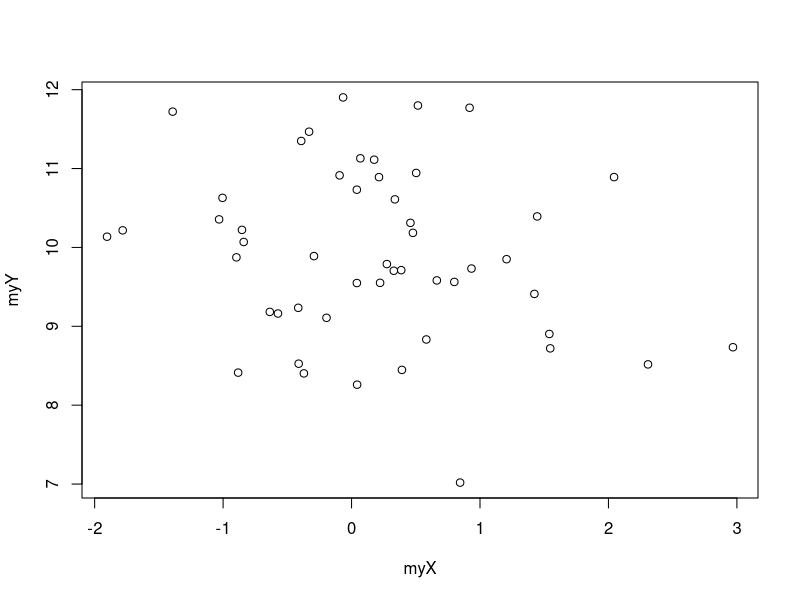
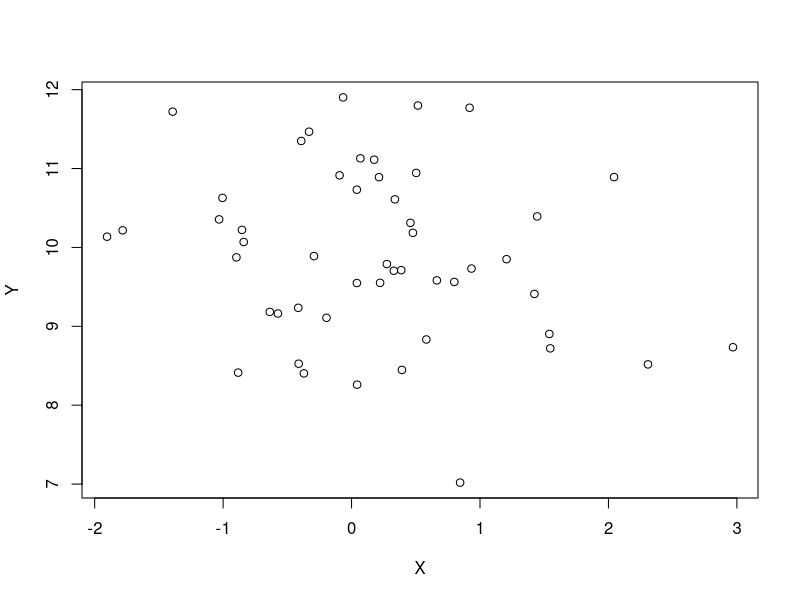
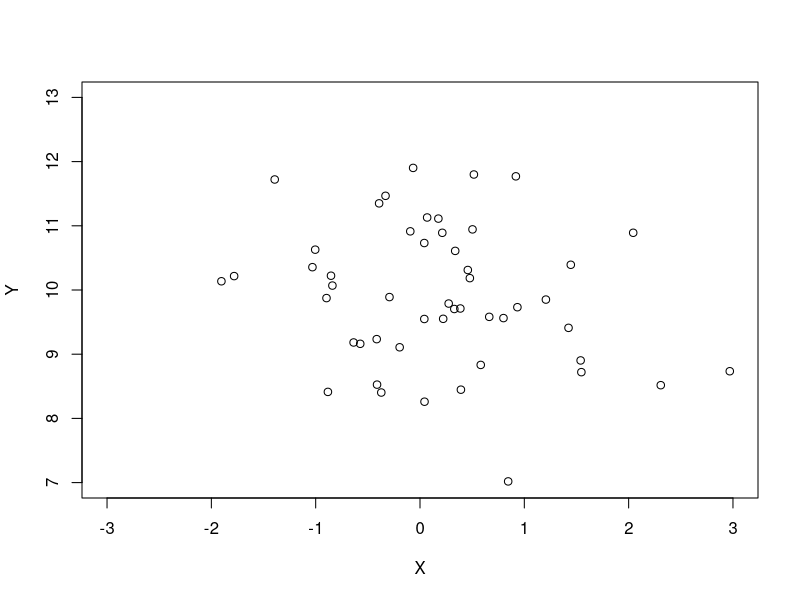
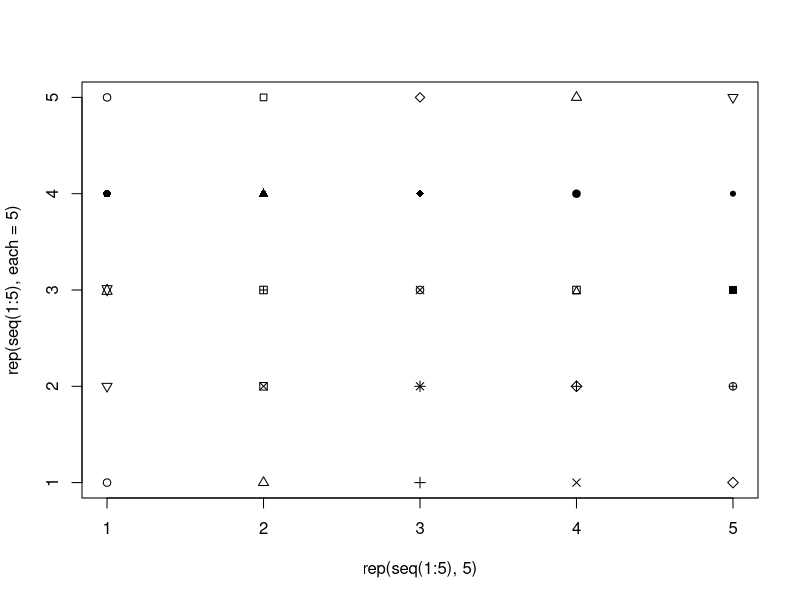
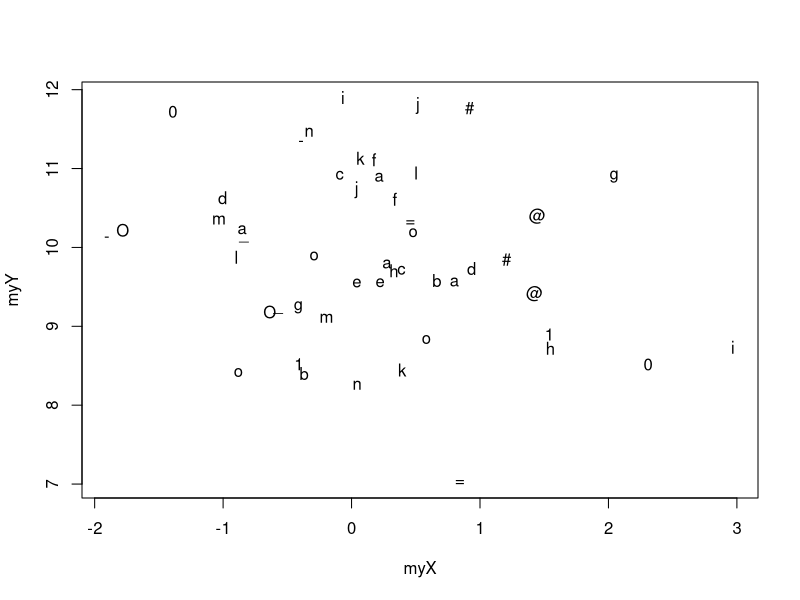
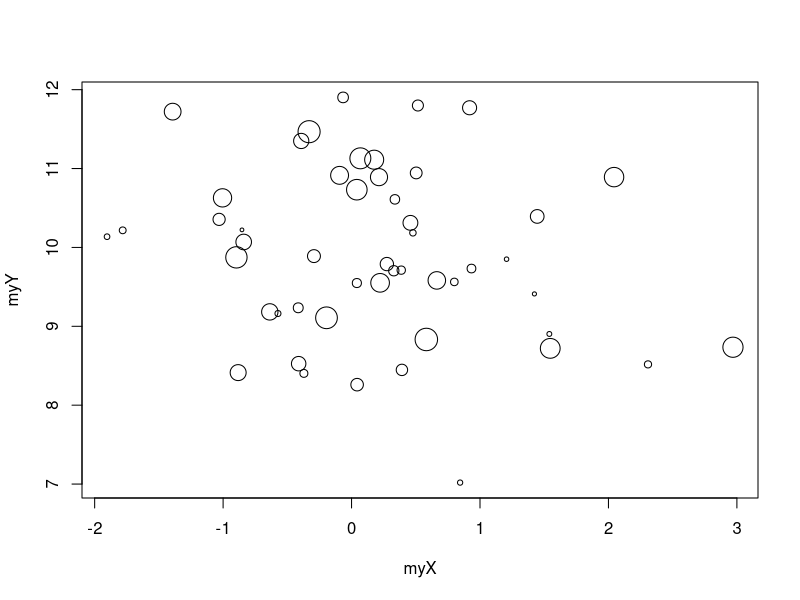
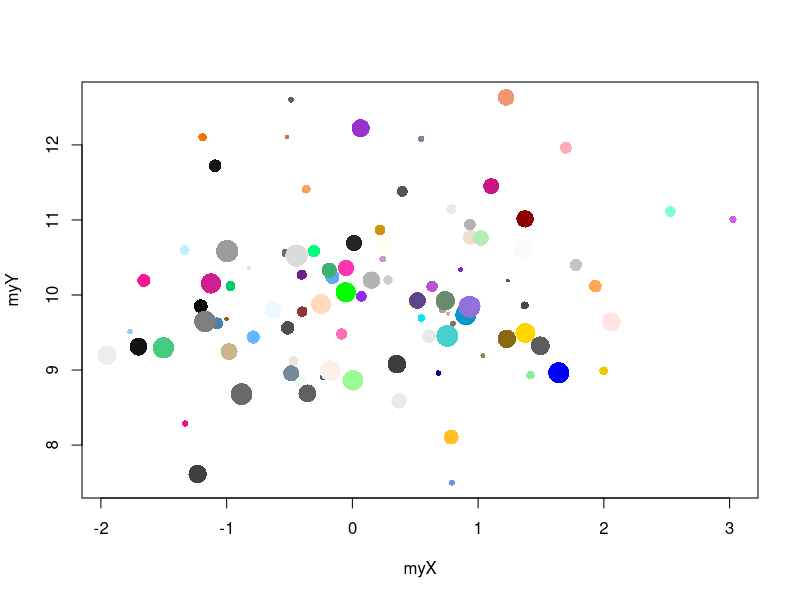
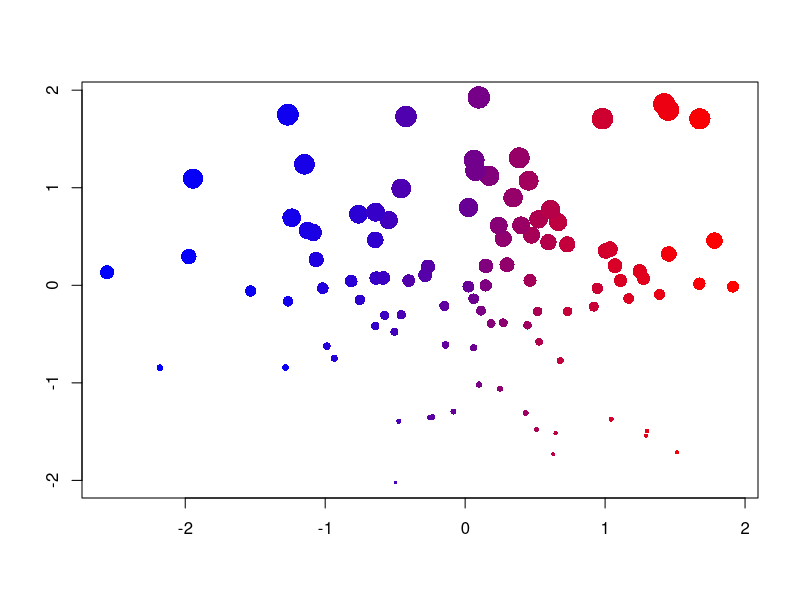

Recreate these plots in R, in order.
## ---- chunk 1
myX <- rnorm(50, mean = 0, sd = 1) # tirage aléatoire dans un loi Normale
myY <- rnorm(50, mean = 10, sd = 1) # tirage aléatoire dans un loi Normale
plot(x = myX, y = myY)
## ---- chunk 2
plot(x = myX, y = myY, 
  xlab = "X", ylab = "Y")
## ---- chunk 3
plot(x = myX, y = myY, 
  xlab = "X", ylab = "Y", 
  xlim = c(-3, 3), ylim = c(7, 13))
## ---- chunk 4
plot(x = rep(seq(1:5), 5), y = rep(seq(1:5), each = 5),
  pch = 1:25)
plot(x = myX, y = myY, 
  pch = c("a", "@", "#", "1", "=", "-", "_", "o", "O", "0", letters[1:15]))
## ---- chunk 5
plot(x = myX, y = myY, 
  cex = seq(from = 0.5, to = 3, length.out = 50))
## ---- chunk 6
myX <- rnorm(100, mean = 0, sd = 1)
myY <- rnorm(100, mean = 10, sd = 1)
plot(x = myX, y = myY, 
  cex = seq(from = 0.5, to = 3, length.out = 100),
  pch = 16,
  col = sample(colors(), 100))
## ---- chunk 7
myX <- rnorm(100)
myY <- rnorm(100)
dfGraph <- data.frame(myX, myY)
dfGraph <- dfGraph[order(dfGraph$myX),]
dfGraph$myCol <- colorRampPalette(c("blue", "red"))(100)
dfGraph <- dfGraph[order(dfGraph$myY),]
dfGraph$myCex <- seq(from = 0.5, to = 3, length.out = 100)
plot(x = dfGraph$myX, y = dfGraph$myY, 
  cex = dfGraph$myCex, pch = 16, col = dfGraph$myCol, 
  xlab = "", ylab = "")
## ---- chunk 8
myX <- 1:20
myY <- rnorm(20, mean = 10, sd = 1)
plot(x = myX, y = myY, 
  type = 'b') # 'p', 'l', 'b', 'c', 'o', 'h', 's', 'S', 'n'
## ---- chunk 9
par(mfrow = c(1, 2))
plot(x = myX, y = myY, 
  type = 'b', pch = 16, cex = 3) 
grid(lwd = 3, lty = 1)
plot(x = myX, y = myY, 
  type = 'b', pch = 16, cex = 3, 
  panel.first = grid(lwd = 3, lty = 1)) 
par(mfrow = c(1, 1))
## ---- chunk 10
op <- par(no.readonly = TRUE)
par(mfrow = c(2, 2), mar = c(2, 2, 1, 1))
graph4 <- lapply(1:4, function(i){
  plot(x = rnorm(100), 
    y = rnorm(100), 
    col = i, pch = 16)
})
par(op)
## ---- chunk 11
myX <- rnorm(100)
myY <- rnorm(100)
plot(x = myX, y = myY, 
  xlim = c(-4, 4), ylim = c(-4, 4),   
  pch = 16, cex = 1.5, 
  col = sample(colors(), size = 100),
  panel.first = {
    grid()
    abline(v = c(min(myX), max(myX)), lty = 2)
    abline(h = c(min(myY), max(myY)), lty = 2)
    abline(v = mean(myX), lty = 1)
    abline(h = mean(myY), lty = 1)
})
## ---- chunk 12
op <- par(no.readonly = TRUE)
par(mfrow = c(2, 2), mar = c(2, 2, 1, 1))
myX <- list(
  rnorm(1000),
  rgamma(1000, shape = 1),
  sample(1:100, size = 1000, replace = TRUE),
  rbeta(1000, shape1 = 1, shape2 = 2)
)
myTitle <- c("Normal", "Gamma", "Uniform", "Beta")
tr <- lapply(1:4, function(i){
  hist(myX[[i]], 
    col = heat.colors(15), 
    main = myTitle[i]
  )
})
par(op)
## ---- chunk 13
myX <- c(4, 5, 8)
barplot(myX, names.arg = c("A", "B", "C"))
## ---- chunk 14
op <- par(no.readonly = TRUE)
par(mfrow = c(1, 2), mar = c(2, 2, 1, 1))
myX <- matrix(c(4, 5, 8, 4, 6, 2), nrow = 2)
barplot(myX, names.arg = c("A", "B", "C"))
myX <- matrix(c(4, 5, 8, 4, 6, 2, 3, 4, 5), nrow = 3)
barplot(myX, names.arg = c("A", "B", "C"))
par(op)
## ---- chunk 15
n <- 50
myX <- rnorm(n)
myY <- rnorm(n)
myCol <- c(2, sample(c(4, 2), size = (n - 1), replace = TRUE))
myColors <- colorRampPalette(c("blue", "red"))(100)
myYCut <- cut(myY, breaks = -4:4)
myXCut <- cut(myX, breaks = -4:4)
myYCutCol <- table(myCol, myYCut)
myXCutCol <- table(myCol, myXCut)
xCol <- round(
  myXCutCol[1,] / (myXCutCol[1,] + myXCutCol[2,]) * 100
)
xCol[is.na(xCol) | xCol == 0] <- 1
yCol <- round(
  myYCutCol[1,] / (myYCutCol[1,] + myYCutCol[2,]) * 100
)
yCol[is.na(yCol) | yCol == 0] <- 1
op <- par(no.readonly = TRUE)
par(mar = c(2, 3, 1, 1))
layout(matrix(c(1, 1, 0, 
                2, 2, 3, 
                2, 2, 3), ncol = 3, byrow = TRUE))
barplot(table(myXCut), las = 1, col = myColors[xCol])
plot(x = myX, y = myY, col = myCol, pch = 16, 
  xlim = c(-4, 4), ylim = c(-4, 4), cex = 1.5, 
  panel.first = grid())
barplot(table(myYCut), las = 1, horiz = TRUE, col = myColors[yCol])
par(op)
## ---- chunk 16
graphBarplotCol <- function(n){
  myX <- rnorm(n)
  myY <- rnorm(n)
  myCol <- c(2, sample(c(4, 2), size = (n - 1), replace = TRUE))
  myColors <- colorRampPalette(c("blue", "red"))(100)
  myYCut <- cut(myY, breaks = -4:4)
  myXCut <- cut(myX, breaks = -4:4)
  myYCutCol <- table(myCol, myYCut)
  myXCutCol <- table(myCol, myXCut)
  xCol <- round(
    myXCutCol[1,] / (myXCutCol[1,] + myXCutCol[2,]) * 100
  )
  xCol[is.na(xCol) | xCol == 0] <- 1
  yCol <- round(
    myYCutCol[1,] / (myYCutCol[1,] + myYCutCol[2,]) * 100
  )
  yCol[is.na(yCol) | yCol == 0] <- 1
  op <- par(no.readonly = TRUE)
  par(mar = c(2, 3, 1, 1))
  layout(matrix(c(1, 1, 0, 
                  2, 2, 3, 
                  2, 2, 3), ncol = 3, byrow = TRUE))
  barplot(table(myXCut), las = 1, col = myColors[xCol])
  plot(x = myX, y = myY, col = myCol, pch = 16, 
    xlim = c(-4, 4), ylim = c(-4, 4), cex = 1.5, 
    panel.first = grid())
  barplot(table(myYCut), las = 1, horiz = TRUE, col = myColors[yCol])
  par(op)
}
graphBarplotCol(n = 1000)
## ---- chunk 17
barplot(rnorm(20), horiz = TRUE, col = rainbow(20))
## ---- chunk 18
gender <- data.frame(
  m = cut(sample(1:75, 1000, replace = TRUE), 
    breaks = seq(from = 0, to = 80, by = 10)), 
  f = cut(sample(1:75, 1000, replace = TRUE), 
    breaks = seq(from = 0, to = 80, by = 10))
)
op <- par(no.readonly = TRUE)
par(mfrow = c(1, 2), mar = c(2, 1, 2, 1))
barplot(-table(gender$f), horiz = TRUE, col = "salmon")
barplot(table(gender$m), horiz = TRUE, col = "lightblue")
par(op)
## ---- chunk 19
df <- data.frame(
  box1 = rnorm(1000), 
  box2 = rgamma(1000, shape = 1), 
  box3 = sample(-3:3, size = 1000, replace = TRUE),
  box4 = rbeta(1000, shape1 = 1, shape2 = 2)
)
par(mar = c(4, 4, 1, 1)) # réduction des marges
boxplot(df, col = c(rgb(0, 94, 255, maxColorValue = 255),  
  rgb(255, 0, 174, maxColorValue = 255),  
  rgb(255, 136, 0, maxColorValue = 255),  
  rgb(119, 255, 0, maxColorValue = 255)))
## ---- chunk 20
df$cat <- sample(c("w", "x", "y", "z"), size = 1000, replace = TRUE)
par(mar = c(4, 4, 1, 1)) # réduction des marges
boxplot(df$box3 ~ df$cat, col = c(rgb(0, 94, 255, maxColorValue = 255),  
  rgb(255, 0, 174, maxColorValue = 255),  
  rgb(255, 136, 0, maxColorValue = 255),  
  rgb(119, 255, 0, maxColorValue = 255)), ylab = "Box3")
df$cat2 <- sample(1:3, size = 1000, replace = TRUE)
par(mar = c(4, 4, 1, 1)) # réduction des marges
boxplot(df$box4 ~ df$cat*df$cat2, col = c(
  rgb(0, 94, 255, maxColorValue = 255),  
  rgb(255, 0, 174, maxColorValue = 255),  
  rgb(255, 136, 0, maxColorValue = 255),  
  rgb(119, 255, 0, maxColorValue = 255)), ylab = "Box4")
## ---- chunk 21
df$cat <- sample(c("w", "x", "y", "z"), size = 1000, replace = TRUE)
par(mar = c(4, 4, 1, 1)) # réduction des marges
boxplot(df$box2 ~ df$cat, horizontal = TRUE, 
  col = c(rgb(255, 110, 0, maxColorValue = 255),  
  rgb(230, 255, 0, maxColorValue = 255),  
  rgb(0, 178, 255, maxColorValue = 255),  
  rgb(166, 0, 255, maxColorValue = 255)), xlab = "Box2")
